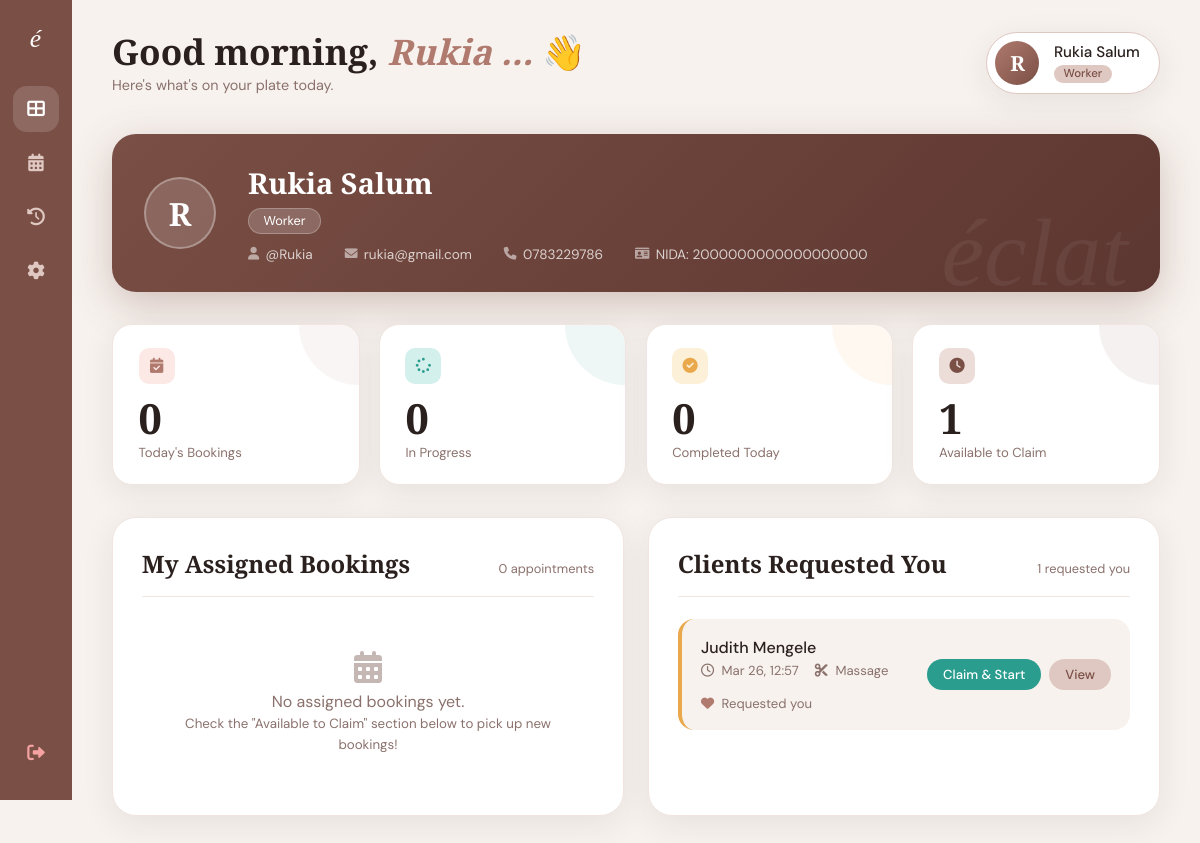
The page /worker-dashboard (signed in) on the database its author committed.
### workshop/models.py (models this page shows, shortened)
class User(models.Model):
    ROLE_CHOICES = [
        ('worker', 'Worker'),
        ('admin', 'Admin'),
        ('manager', 'Manager'),
    ]
    full_name = models.CharField(max_length=150)
    username = models.CharField(max_length=50, unique=True)
    email = models.EmailField(unique=True)
    phone = models.CharField(max_length=20)
    nida = models.CharField(max_length=30, unique=True)
    password = models.CharField(max_length=255)
    role = models.CharField(max_length=50, choices=ROLE_CHOICES, default='worker')  # ← new
    created_at = models.DateTimeField(auto_now_add=True)
    specialization = models.CharField(max_length=100, blank=True, null=True)  # e.g., "Hair Stylist", "Makeup Artist"
    bio = models.TextField(blank=True, null=True)  # Short bio/description
    experience_years = models.IntegerField(default=0)  # Years of experience
    profile_image = models.ImageField(upload_to='workers/', blank=True, null=True)  # Profile photo
    is_available = models.BooleanField(default=True)  # Availability status

class Booking(models.Model):
    STATUS_CHOICES = [
        ('pending', 'Pending'),
        ('confirmed', 'Confirmed'),
        ('completed', 'Completed'),
        ('cancelled', 'Cancelled'),
    ]
    client_name = models.CharField(max_length=150)
    client_phone = models.CharField(max_length=20)
    client_email = models.EmailField(blank=True, null=True)
    service = models.ForeignKey(Service, on_delete=models.SET_NULL, null=True, related_name='bookings')
    service_name = models.CharField(max_length=100, blank=True)  # Store service name if service is deleted
    preferred_attendant = models.ForeignKey(User, on_delete=models.SET_NULL, null=True, blank=True, related_name='assigned_bookings', limit_choices_to={'role': 'worker'})
    preferred_attendant_name = models.CharField(max_length=150, blank=True)  # Store attendant name
    notes = models.TextField(blank=True)
    preferred_date = models.DateTimeField(null=True, blank=True)  # Preferred date/time
    status = models.CharField(max_length=20, choices=STATUS_CHOICES, default='pending')
    created_at = models.DateTimeField(auto_now_add=True)
    updated_at = models.DateTimeField(auto_now=True)
    assigned_worker = models.ForeignKey(User, on_delete=models.SET_NULL, null=True, blank=True, related_name='working_bookings', limit_choices_to={'role': 'worker'})

class Service(models.Model):
    name = models.CharField(max_length=100)
    description = models.TextField()
    price = models.DecimalField(max_digits=10, decimal_places=2)
    duration_minutes = models.IntegerField(help_text="Duration in minutes")

### workshop/views.py (the view)
# urls.py: path('worker-dashboard', views.worker_dashboard, name='worker-dashboard'),
def worker_dashboard(request):
    user_id = request.session.get('user_id')
    if not user_id:
        return redirect('login')
    user = User.objects.get(id=user_id)
    assigned_bookings = Booking.objects.filter(
        assigned_worker=user
    ).order_by('-created_at')
    preferred_bookings = Booking.objects.filter(
        preferred_attendant=user,
        assigned_worker__isnull=True,
        status='pending'
    ).order_by('-created_at')
    pending_bookings = Booking.objects.filter(
        status='pending',
        assigned_worker__isnull=True
    ).order_by('-created_at')
    completed_history = Booking.objects.filter(
        assigned_worker=user,
        status='completed'
    ).order_by('-updated_at')[:20]
    today = timezone.now().date()
    today_start = datetime.combine(today, datetime.min.time())
    today_end = datetime.combine(today, datetime.max.time())
    today_count = assigned_bookings.filter(
        preferred_date__range=[today_start, today_end]
    ).count()
    in_progress_count = assigned_bookings.filter(status='in_progress').count()
    completed_today_count = assigned_bookings.filter(
        status='completed',
        updated_at__range=[today_start, today_end]
    ).count()
    pending_available = pending_bookings.count()
    return render(request, 'workshop/worker_dashboard.html', {
        'user': user,
        'assigned_bookings': assigned_bookings,
        'preferred_bookings': preferred_bookings,
        'pending_bookings': pending_bookings,
        'completed_history': completed_history,
        'today_count': today_count,
        'in_progress_count': in_progress_count,
        'completed_today_count': completed_today_count,
        'pending_available': pending_available,
    })

### workshop/templates/workshop/worker_dashboard.html (shortened to what this page needs)
<!DOCTYPE html>
<html lang="en">
<head>
    <link rel="stylesheet" href="https://cdnjs.cloudflare.com/ajax/libs/font-awesome/6.0.0-beta3/css/all.min.css">
</head>
<body>
    <nav class="sidebar">
        <div class="logo">é</div>
        <a href="#" class="active" title="Dashboard" onclick="switchSection('dashboard')"><i class="fas fa-th-large"></i></a>
        <a href="#" title="Schedule" onclick="switchSection('schedule')"><i class="fas fa-calendar-alt"></i></a>
        <a href="#" title="History" onclick="switchSection('history')"><i class="fas fa-history"></i></a>
        <a href="#" title="Settings"><i class="fas fa-cog"></i></a>
        <a href="{% url 'login' %}" class="logout" title="Logout"><i class="fas fa-sign-out-alt"></i></a>
    </nav>
    <div class="main">
        <div class="topbar">
            <div class="topbar-left">
                <h1>Good morning, <span>{{ user.full_name|truncatewords:1 }}</span> 👋</h1>
                <p>Here's what's on your plate today.</p>
            </div>
            <div class="profile-pill">
                <div class="profile-avatar">{{ user.full_name|first|upper }}</div>
                <div class="profile-info">
                    <div class="name">{{ user.full_name }}</div>
                    <div class="role-badge">{{ user.role }}</div>
                </div>
            </div>
        </div>
        <div class="user-info-card">
            <div class="user-info-avatar">{{ user.full_name|first|upper }}</div>
            <div class="user-info-details">
                <h2>{{ user.full_name }}</h2>
                <div class="role-tag">{{ user.role }}</div>
                <div class="user-info-meta">
                    <span><i class="fas fa-user"></i> @{{ user.username }}</span>
                    <span><i class="fas fa-envelope"></i> {{ user.email }}</span>
                    <span><i class="fas fa-phone"></i> {{ user.phone }}</span>
                    <span><i class="fas fa-id-card"></i> NIDA: {{ user.nida }}</span>
                </div>
            </div>
        </div>
        <div class="stats-row">
            <div class="stat-card">
                <div class="stat-icon"><i class="fas fa-calendar-check"></i></div>
                <div class="stat-number">{{ today_count|default:0 }}</div>
                <div class="stat-label">Today's Bookings</div>
            </div>
            <div class="stat-card">
                <div class="stat-icon"><i class="fas fa-spinner"></i></div>
                <div class="stat-number">{{ in_progress_count|default:0 }}</div>
                <div class="stat-label">In Progress</div>
            </div>
            <div class="stat-card">
                <div class="stat-icon"><i class="fas fa-check-circle"></i></div>
                <div class="stat-number">{{ completed_today_count|default:0 }}</div>
                <div class="stat-label">Completed Today</div>
            </div>
            <div class="stat-card">
                <div class="stat-icon"><i class="fas fa-clock"></i></div>
                <div class="stat-number">{{ pending_available|default:0 }}</div>
                <div class="stat-label">Available to Claim</div>
            </div>
        </div>
        <div id="dashboard-section">
            <div class="dashboard-grid">
                <div class="card">
                    <div class="card-header">
                        <h2>My Assigned Bookings</h2>
                        <small>{{ assigned_bookings|length }} appointment{{ assigned_bookings|length|pluralize }}</small>
                    </div>
                    {% for booking in assigned_bookings %}
                    <div class="booking-item status-{{ booking.status|default:'pending'|cut:'_' }}">
                        <div class="booking-details">
                            <h3>{{ booking.client_name }}</h3>
                            <div class="booking-meta">
                                <span><i class="far fa-clock"></i>
                                    {% if booking.preferred_date %}
                                        {{ booking.preferred_date|date:"M d, H:i" }}
                                    {% else %}
                                        Flexible timing
                                    {% endif %}
                                </span>
                                <span><i class="fas fa-cut"></i> {{ booking.service_name|default:booking.service.name }}</span>
                                {% if booking.notes %}
                                <span><i class="fas fa-pen"></i> {{ booking.notes|truncatechars:30 }}</span>
                                {% endif %}
                            </div>
                        </div>
                        <div class="booking-actions">
                            {% if booking.status == 'confirmed' %}
                                <button class="btn btn-start" onclick="updateBookingStatus({{ booking.id }}, 'in_progress')">Start</button>
                            {% elif booking.status == 'in_progress' %}
                                <button class="btn btn-complete" onclick="updateBookingStatus({{ booking.id }}, 'completed')">Complete</button>
                            {% endif %}
                            <button class="btn btn-view" onclick="viewBookingDetails({{ booking.id }})">View</button>
                        </div>
                    </div>
                    {% empty %}
                    <div style="text-align: center; padding: 2rem; color: var(--muted);">
                        <i class="fas fa-calendar-alt" style="font-size: 2rem; margin-bottom: 0.5rem; display: block; opacity: 0.5;"></i>
                        <p>No assigned bookings yet.</p>
                        <small>Check the "Available to Claim" section below to pick up new bookings!</small>
                    </div>
                    {% endfor %}
                </div>
                <div class="card">
                    <div class="card-header">
                        <h2>Clients Requested You</h2>
                        <small>{{ preferred_bookings|length }} requested you</small>
                    </div>
                    {% for booking in preferred_bookings %}
                    <div class="booking-item status-pending">
                        <div class="booking-details">
                            <h3>{{ booking.client_name }}</h3>
                            <div class="booking-meta">
                                <span><i class="far fa-clock"></i>
                                    {% if booking.preferred_date %}
                                        {{ booking.preferred_date|date:"M d, H:i" }}
                                    {% else %}
                                        Flexible
                                    {% endif %}
                                </span>
                                <span><i class="fas fa-cut"></i> {{ booking.service_name|default:booking.service.name }}</span>
                                <span><i class="fas fa-heart" style="color: var(--rose);"></i> Requested you</span>
                            </div>
                        </div>
                        <div class="booking-actions">
                            <button class="btn btn-start" onclick="claimBooking({{ booking.id }})">Claim & Start</button>
                            <button class="btn btn-view" onclick="viewBookingDetails({{ booking.id }})">View</button>
                        </div>
                    </div>
                    {% empty %}
                    <div style="text-align: center; padding: 2rem; color: var(--muted);">
                        <i class="fas fa-heart" style="font-size: 2rem; margin-bottom: 0.5rem; display: block; opacity: 0.5;"></i>
                        <p>No clients have requested you yet.</p>
                    </div>
                    {% endfor %}
                </div>
            </div>
        </div>
        </div>
</body>
</html>

### rows shown on the page
User: full_name "Rukia …", full_name|first "R", full_name "Rukia Salum", role "Worker", username "Rukia", email "rukia@gmail.com", phone "0783229786", nida "2000000000000000000"
Booking: client_name "Judith Mengele", preferred_date "Mar 26, 12:57", service_name "Massage"

### other values the page prints
{{ today_count|default:0 }} "0"
{{ in_progress_count|default:0 }} "0"
{{ completed_today_count|default:0 }} "0"
{{ pending_available|default:0 }} "1"
{{ assigned_bookings|length }} "0"
{{ preferred_bookings|length }} "1"
